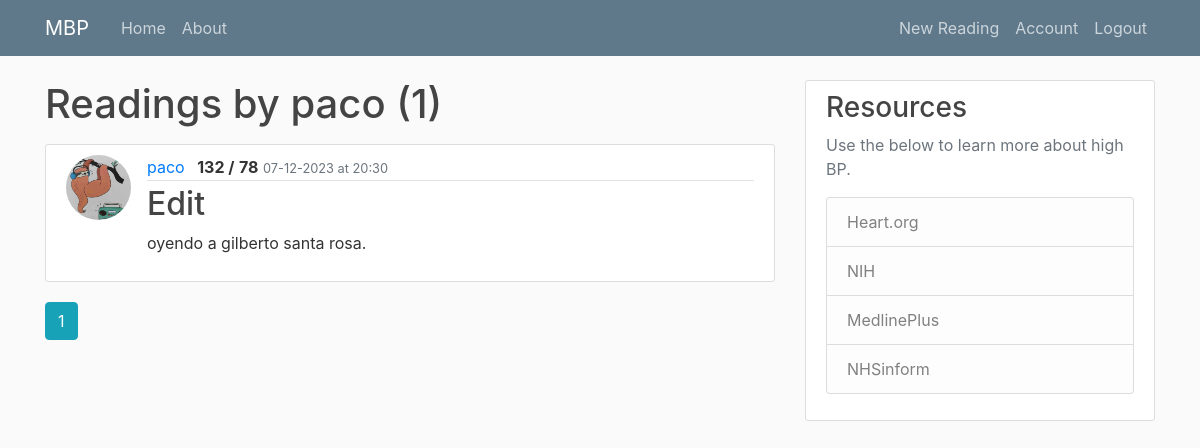
Before: /user/paco (signed in) with the older database file.
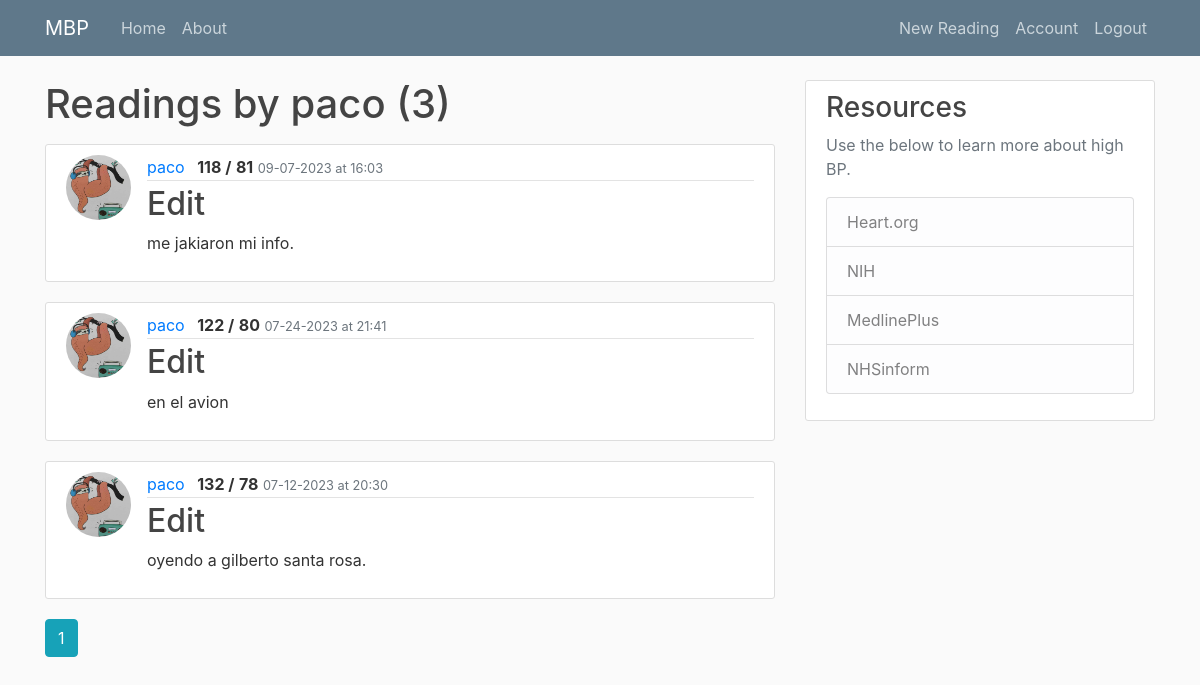
After: the same page with the newer database file.
### mbp/models.py (models this page shows, shortened)
class User(db.Model, UserMixin):
    id = db.Column(db.Integer, primary_key=True)
    username = db.Column(db.String(20), unique=True, nullable=False)
    email = db.Column(db.String(120), unique=True, nullable=False)
    image_file = db.Column(db.String(20), nullable=False, default='default.jpg')
    password = db.Column(db.String(60), nullable=False)
    readings = db.relationship('Reading', backref='user', lazy=True)

class Reading(db.Model):
    id = db.Column(db.Integer, primary_key=True)
    sys = db.Column(db.String(3), nullable=False)
    dia = db.Column(db.String(3), nullable=False)
    notes = db.Column(db.Text, nullable=False)
    date_posted = db.Column(db.DateTime, nullable=False, default=datetime.utcnow)
    user_id = db.Column(db.Integer, db.ForeignKey('user.id'), nullable=False)

### mbp/users/routes.py (the view)
@users.route('/user/<string:username>')
@login_required
def user_readings(username):
    page = request.args.get('page', 1, type=int) #Grab the page we want. In this case page one. Set type integer as the page number.
    user = User.query.filter_by(username=username).first_or_404()
    reading = Reading.query.filter_by(user=user)\
        .order_by(Reading.date_posted.desc())\
        .paginate(page=page, per_page=5) #Show 5 readings per page. Can use http://localhost:8000/home?page=3 to navigate to pages.
    return render_template('user_readings.html', reading=reading, user=user)

### mbp/models.py (called while the page is built)
@login_manager.user_loader
def load_user(user_id):
    return User.query.get(int(user_id))

### mbp/templates/user_readings.html
{% extends "base.html" %}
{% block content %}
    <h1 class="mb-3">Readings by {{ user.username }} ({{ reading.total }})</h1>
    {% for reading in reading.items %}
    <article class="media content-section">
      <img class="rounded-circle article-img" src="{{ url_for('static', filename='profile_pics/' + reading.user.image_file) }}" />
      <div class="media-body">
        <div class="article-metadata">
          <a class="mr-2" href="{{ url_for('users.user_readings', username=reading.user.username) }}">{{ reading.user.username }}</a>
          <text class="font-weight-bold">{{ reading.sys }} /</text>
          <text class="font-weight-bold">{{ reading.dia}}</text>
          <small class="text-muted">{{ reading.date_posted.strftime('%m-%d-%Y at %H:%M') }}</small>
        </div>
        <h2><a class="article-title" href="{{ url_for('readings.reading', reading_id=reading.id) }}">Edit</a></h2>
          <p class="article-content">{{ reading.notes }}</p>
      </div>
    </article>
    {% endfor %}
    {% for page_num in reading.iter_pages(left_edge=1, right_edge=1, left_current=1, right_current=2) %}
      {% if page_num %}
        {% if reading.page == page_num %}
          <a class="btn btn-info mb-4" href="{{ url_for('users.user_readings', username=user.username, page=page_num) }}">{{ page_num }}</a>
        {% else %}
          <a class="btn btn-outline-info mb-4" href="{{ url_for('users.user_readings', username=user.username, page=page_num) }}">{{ page_num }}</a>
        {% endif %}
      {% else %}
        ...
      {% endif %}
    {% endfor %}
{% endblock content %}

### mbp/templates/base.html (shortened to what this page needs)
<!DOCTYPE html>
<html>
<head>
    <link rel="stylesheet" href="https://maxcdn.bootstrapcdn.com/bootstrap/4.0.0/css/bootstrap.min.css">
    <link rel="stylesheet" type="text/css" href="{{ url_for('static', filename='css/main.css') }}">
</head>
<body>
  <header class="site-header">
<nav class="navbar navbar-expand-md navbar-dark bg-steel fixed-top">
  <div class="container">
    <a class="navbar-brand mr-4" href="/">MBP</a>
    <div class="collapse navbar-collapse" id="navbarToggle">
      <div class="navbar-nav mr-auto">
        <a class="nav-item nav-link" href="/">Home</a>
        <a class="nav-item nav-link" href="/about">About</a>
      </div>
      <div class="navbar-nav">
        {% if current_user.is_authenticated %}
        <a class="nav-item nav-link" href="{{ url_for('readings.new_reading') }}">New Reading</a>
          <a class="nav-item nav-link" href="{{ url_for('users.account') }}">Account</a>
          <a class="nav-item nav-link" href="{{ url_for('users.logout') }}">Logout</a>
        {% else %}
          <a class="nav-item nav-link" href="{{ url_for('users.login') }}">Login</a>
          <a class="nav-item nav-link" href="{{ url_for('users.register') }}">Register</a>
        {% endif %}
      </div>
    </div>
  </div>
</nav>
</header>
      <main role="main" class="container">
        <div class="row">
          <div class="col-md-8">
            {% block content %}{% endblock %}
          </div>
          <div class="col-md-4">
            <div class="content-section">
              <h3>Resources</h3>
              <p class='text-muted'>Use the below to learn more about high BP.
                <ul class="list-group">
                  <a li class="list-group-item list-group-item-light" href="https://www.heart.org/en/health-topics/high-blood-pressure" target="_blank">Heart.org</li></a>
                  <a li class="list-group-item list-group-item-light" href="https://www.nhlbi.nih.gov/health/high-blood-pressure" target="_blank">NIH</li></a>
                  <a li class="list-group-item list-group-item-light" href="https://medlineplus.gov/highbloodpressure.html" target="_blank">MedlinePlus</li></a>
                  <a li class="list-group-item list-group-item-light" href="https://www.nhsinform.scot/illnesses-and-conditions/heart-and-blood-vessels/conditions/high-blood-pressure-hypertension" target="_blank">NHSinform</li></a>
                </ul>
              </p>
            </div>
          </div>
        </div>
      </main>
</body>
</html>

### mbp/static/css/main.css (style rules this page uses)
body { background: #fafafa; color: #333333; margin-top: 5rem; }
h1, h2, h3, h4, h5, h6 { color: #444444; }
.bg-steel { background-color: #5f788a; }
.site-header .navbar-nav .nav-link { color: #cbd5db; }
.content-section { background: #ffffff; padding: 10px 20px; border: 1px solid #dddddd; border-radius: 3px; margin-bottom: 20px; }
.article-title { color: #444444; }
.article-content { white-space: pre-line; }
.article-img { height: 65px; width: 65px; margin-right: 16px; }
.article-metadata { padding-bottom: 1px; margin-bottom: 4px; border-bottom: 1px solid #e3e3e3 }

Changed rows visible on the page:
added Reading: image_file (placeholder picture), user.username "paco", sys "118", dia "81", date_posted "09-07-2023 at 16:03", notes "me jakiaron mi info."
added Reading: image_file (placeholder picture), user.username "paco", sys "122", dia "80", date_posted "07-24-2023 at 21:41", notes "en el avion"
Other visible differences:
{{ reading.total }}: "1" → "3"
